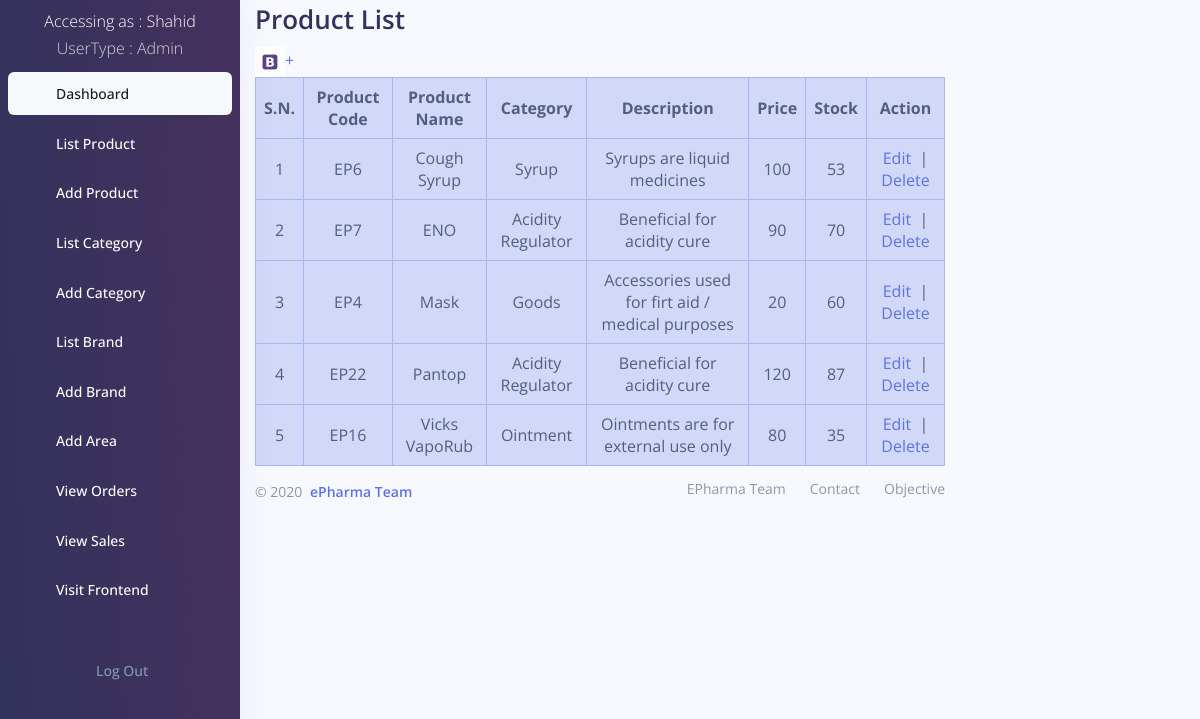
The app's page /backend/product_list.php (signed in) with its own data.
### tables this page shows
CREATE TABLE `user` (
  `id` int(11) NOT NULL,
  `username` varchar(20) NOT NULL,
  `firstname` text NOT NULL,
  `middlename` text NOT NULL,
  `lastname` text NOT NULL,
  `dob` date NOT NULL,
  `gender` text NOT NULL,
  `password` text NOT NULL,
  `area` text NOT NULL,
  `district` text NOT NULL,
  `contact` bigint(11) NOT NULL,
  `email` text NOT NULL,
  `transaction_code` int(11) NOT NULL,
  `status` int(11) DEFAULT 1,
  `verification` int(11) DEFAULT 0,
  `usertype` text NOT NULL,
  `admin_id` int(11) NOT NULL,
  `created_at` timestamp NOT NULL DEFAULT current_timestamp() ON UPDATE current_timestamp()
);

CREATE TABLE `product` (
  `id` int(11) NOT NULL,
  `name` tinytext NOT NULL,
  `image` varchar(255) NOT NULL,
  `price` int(11) NOT NULL,
  `stock` int(11) NOT NULL,
  `category` text NOT NULL,
  `brand` text NOT NULL,
  `pharmacy_id` int(11) NOT NULL
);

CREATE TABLE `category` (
  `id` int(11) NOT NULL,
  `name` text NOT NULL,
  `description` text NOT NULL
);

### backend/product_list.php (the view, shortened to what this page needs)
<?php include "include/navigation.php";
include "DBConnect.php";
$a = $_SESSION['username'];
$b = "SELECT * FROM `user` WHERE `username`='$a'";
$c = mysqli_query($conn,$b);
$d = mysqli_fetch_assoc($c);
$admin_id = $d['admin_id'];
$usertype =  $d['usertype'];
if ($usertype=="SuperAdmin")
{    $sql = "SELECT *,P.id AS pid,P.name AS pname FROM product P LEFT JOIN category C ON P.category=C.name ORDER BY `pname`";
}
else
{
    $sql = "SELECT *,P.id AS pid,P.name AS pname FROM product P LEFT JOIN category C ON P.category=C.name WHERE `pharmacy_id`='$admin_id' ORDER BY `pname`";
}
$result = mysqli_query($conn, $sql);
?>
<!DOCTYPE html>
<html>
<head>
</head>
<body>
<div class="container"style="width: 60%;margin-left:20%;margin-right: 20%;">
    <h1>Product List</h1>
    <a href="product_add.php"><img src="images/bootstrap.jpg" height="30px">+</a>
    <table class="text-center table-bordered table-primary table-hover table-sm mb-2 ">
        <tr>
            <th>S.N.</th>
            <th>Product Code</th>
            <th>Product Name</th>
            <th>Category</th>
            <th>Description</th>
            <th>Price</th>
            <th>Stock</th>
            <th>Action</th>
        </tr>
        <?php
        if ($result) {
            $i=0;
            while($row = mysqli_fetch_assoc($result)){
        ?>
                <tr>
                    <td><?= ++$i;?></td>
                    <td>EP<?= $row["pid"];?></td>
                    <td><?= $row["pname"];?></td>
                    <td><?= $row["category"];?></td>
                    <td><?= $row["description"]; ?></td>
                    <td><?= $row["price"]; ?></td>
                    <td><?= $row["stock"];?></td>
                    <td><a href="product_update.php?id=<?= $row['pid'];?>">Edit</a>&nbsp; | <a onclick="return confirm('Are you sure you want to delete this entry?')" href="product_delete.php?id=<?= $row['pid'];?>">Delete</a></td>
                </tr>
                <?php
            }
        } else {
            ?>
            <tr>
                <td colspan="6">No Record(s) found.</td>
            </tr>
            <?php
        }
        ?>
    </table>
    <?php include 'include/footer.php';?>
</div>
</body>
</html>

### backend/include/navigation.php (shortened to what this page needs)
<link rel="stylesheet" type="text/css" href="../css/bootstrap.css">
<link rel="stylesheet" type="text/css" href="../css/argon.css?v=1.2.0">
<nav class="navbar navbar-vertical bg-gradient-gray-dark navbar-expand-sm navbar-light bg-white" style="width:20%;color: white;">
        <p class="text-center mt-2">Accessing as : <?php echo ucwords($_SESSION['username']."<br>");
          require_once("DBConnect.php");
          $a = $_SESSION['username'];
          $b = "SELECT * FROM `user` WHERE `username`='$a'";
          $c = mysqli_query($conn,$b);
          $d = mysqli_fetch_assoc($c);
          echo "<font class='text-light'>UserType : ".$d['usertype']."</font>";
          ?>
        </p>
    <div class="navbar-inner mt--4">
            <div class="collapse navbar-collapse" id="sidenav-collapse-main">
        <ul class="navbar-nav">
          <li class="nav-item">
            <a class="nav-link active" href="dashboard.php">
              <span class="nav-link-text">Dashboard</span>
            </a>
          </li>
        <?php if($d['usertype']=="SuperAdmin"){ ?>
          <li class="nav-item">
            <a class="nav-link " href="user_list.php">
              <i class="ni ni-bullet-list-67"></i>
              <span class="nav-link-text text-white">List User</span>
            </a>
          </li>
          <li class="nav-item">
            <a class="nav-link " href="user_add.php">
              <i class="ni ni-bullet-list-67"></i>
              <span class="nav-link-text text-white">Add User</span>
            </a>
          </li>
          <li class="nav-item">
            <a class="nav-link " href="pharmacy_list.php">
              <i class="ni ni-bullet-list-67"></i>
              <span class="nav-link-text text-white">List Pharmacy</span>
            </a>
          </li>
        <?php } if (($d['usertype']=="SuperAdmin") || $d['usertype']=="Admin" )
        {?>
          <li class="nav-item">
            <a class="nav-link " href="product_list.php">
              <span class="nav-link-text text-white">List Product</span>
            </a>
          </li>
          <li class="nav-item">
            <a class="nav-link " href="product_add.php">
              <span class="nav-link-text text-white">Add Product</span>
            </a>
          </li>
          <li class="nav-item">
            <a class="nav-link " href="category_list.php">
              <span class="nav-link-text text-white">List Category</span>
            </a>
          </li>
          <li class="nav-item">
            <a class="nav-link " href="category_add.php">
              <span class="nav-link-text text-white">Add Category</span>
            </a>
          </li>
          <li class="nav-item">
            <a class="nav-link " href="brand_list.php">
              <span class="nav-link-text text-white">List Brand</span>
            </a>
          </li>
          <li class="nav-item">
            <a class="nav-link " href="brand_add.php">
              <span class="nav-link-text text-white">Add Brand</span>
            </a>
          </li>
          <?php } ?>
          <li class="nav-item">
            <a class="nav-link " href="area_add.php">
              <span class="nav-link-text text-white">Add Area</span>
            </a>
          </li>
          <li class="nav-item">
            <a class="nav-link " href="order_list.php">
              <span class="nav-link-text text-white">View Orders</span>
            </a>
          </li>
          <li class="nav-item">
            <a class="nav-link " href="sales_list.php">
              <span class="nav-link-text text-white">View Sales</span>
            </a>
          </li>
          <li class="nav-item">
            <a class="nav-link " href="../index.php">
              <span class="nav-link-text text-white">Visit Frontend</span>
            </a>
          </li>
            <a class="nav-link" href="logout.php">
              <span class="nav-link-text text-muted ml-5">Log Out</span>
            </a>
      </div>
    </div>
</nav>

### backend/include/navigation.php (style rules this page uses)
.nav-item { margin-bottom: 5px; }
.container { margin-left: 15%; }
th,td { padding-top: 2px; padding-bottom: 2px; }
li a { display: block; color: #000; padding: 8px 16px; text-decoration: none; }
li a.active { background-color: #4CAF50; color: white; }

### records on screen
user: usertype "Admin"
product: id "6", name "Cough Syrup", category "Syrup", category.description "Syrups are liquid medicines", price "100", stock "53"
product: id "7", name "ENO", category "Acidity Regulator", category.description "Beneficial for acidity cure", price "90", stock "70"
product: id "4", name "Mask", category "Goods", category.description "Accessories used for firt aid / medical purposes", price "20", stock "60"
product: id "22", name "Pantop", category "Acidity Regulator", category.description "Beneficial for acidity cure", price "120", stock "87"
product: id "16", name "Vicks VapoRub", category "Ointment", category.description "Ointments are for external use only", price "80", stock "35"

### other values on screen
$_SESSION['username']."<br>" "Shahid"
